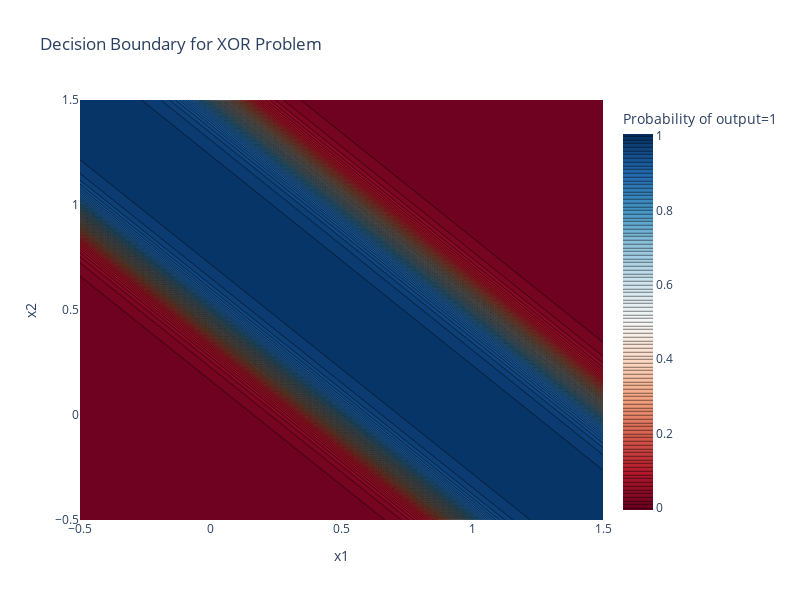

Here is the notebook cell this chart was saved with:
### Code cell
fig = go.Figure()

fig.add_trace(go.Contour(
    x=x,
    y=y,
    z=Z,
    colorscale="RdBu",
    contours=dict(
        start=0,
        end=1,
        size=0.01
    ),
    colorbar=dict(title="Probability of output=1")
))

fig.update_layout(
    title="Decision Boundary for XOR Problem",
    xaxis_title="x1",
    yaxis_title="x2",
    width=800,
    height=600
)

fig.show()

### Figure 1 — Plotly figure (JSON) as saved in the notebook; plotly's stock layout.template omitted (floating-point values rounded to 4 significant figures; data arrays with more than 128 entries replaced by an {"elided": "..."} marker saying what was removed)
{"data": [{"colorbar": {"title": {"text": "Probability of output=1"}}, "colorscale": [[0, "rgb(103,0,31)"], [0.1, "rgb(178,24,43)"], [0.2, "rgb(214,96,77)"], [0.3, "rgb(244,165,130)"], [0.4, "rgb(253,219,199)"], [0.5, "rgb(247,247,247)"], [0.6, "rgb(209,229,240)"], [0.7, "rgb(146,197,222)"], [0.8, "rgb(67,147,195)"], [0.9, "rgb(33,102,172)"], [1, "rgb(5,48,97)"]], "contours": {"end": 1, "size": 0.01, "start": 0}, "type": "contour", "x": {"elided": "300 float values"}, "y": {"elided": "300 float values"}, "z": {"elided": "300x300 float values"}}], "layout": {"height": 600, "title": {"text": "Decision Boundary for XOR Problem"}, "width": 800, "xaxis": {"title": {"text": "x1"}}, "yaxis": {"title": {"text": "x2"}}}}
